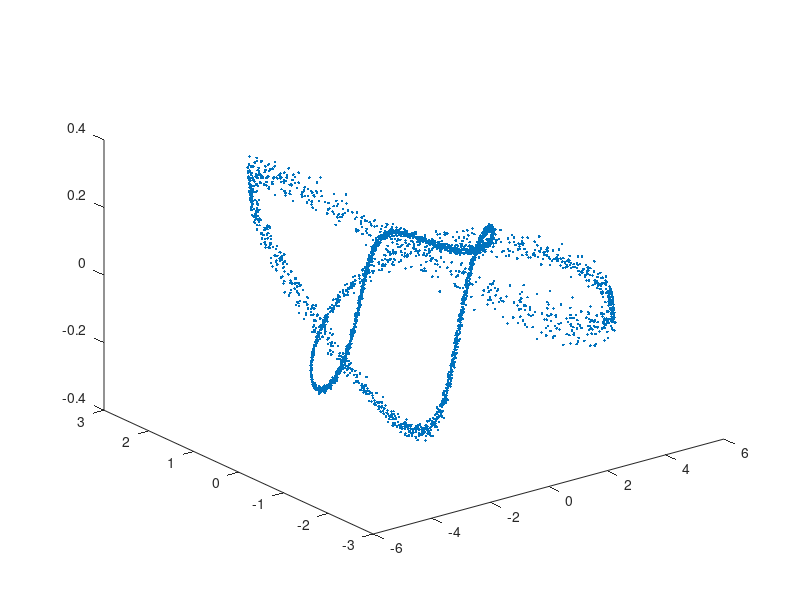

Write the MATLAB code that produced this figure. (Note: this script raises an error after producing the figure.)
DEBUGFIEDLERMARCH = 1;

%Step 1: Add a bunch of cosines together
SamplesPerPeriod = 100;
NPeriods = 30;
NSamples = NPeriods*SamplesPerPeriod;
mfp = [1 1 0.5; 0.5 1.5 0.3; 0.25 2 0];%; 0.3 2 0.1; 0.6 1.3 0];
NSines = size(mfp, 1);

%Figure out the full period length (assuming I only go out to 1 decimal
%place with my frequencies)
Period = 2;
Period = Period*2*pi;

t = linspace(0, Period*NPeriods, NSamples);
%Come up with h(t), a monotonic time warping transformation
ht = randn(1, length(t));
ht = ht - min(ht);
ht = cumsum(ht);
ht = ht*Period*NPeriods/max(ht);
ht = mean([ht; t; t; t; t], 1);
NSamples = length(ht);
tfine = linspace(0, Period, NSamples);

y = zeros(NSines, NSamples);
yfine = zeros(NSines, NSamples);
for ii = 1:NSines
    y(ii, :) = mfp(ii, 1)*sin(mfp(ii, 2)*ht + mfp(ii, 3));
    yfine(ii, :) = mfp(ii, 1)*sin(mfp(ii, 2)*tfine + mfp(ii, 3));
end
y = sum(y, 1)';
yfine = sum(yfine, 1)';

%Step 2: Delay embedding (need 2*number of Fourier component dimensions)
WindowLen = 2*NSines;
Y = zeros(length(y) - 2*WindowLen + 1, 2*WindowLen);
for ii = 1:2*WindowLen
    Y(:, ii) = y(ii:length(y)-WindowLen*2+ii);
end

[~, Z] = pca(Y);
plot3(Z(:, 1), Z(:, 2), Z(:, 3), '.');

% %Step 3: Fiedler March
% [fiedler, path, A] = fiedlerMarch( Y, K, 0 );
path = doTSP(squareform(pdist(Y)), 1);

%Step 4: Plot
figure(1);
clf;
subplot(2, 2, 1);
plot(y);
title(sprintf('Original Signal (%i Sines)', NSines));
subplot(2, 2, 2);
plot(yfine);
title('Ground Truth Fine');

subplot(2, 2, 4);
plot(y(path));
title('Resorted After TSP');

subplot(2, 2, 3);
[~, Z, latent] = pca(Y);
Z = Z(:, 1:3);
C = colormap(sprintf('jet(%i)', size(Z, 1)));
scatter3(Z(path, 1), Z(path, 2), Z(path, 3), 20, C, 'fill');
title(sprintf('3D PCA (%.3g Percent Var)', 100*sum(latent(1:3))/sum(latent)));
